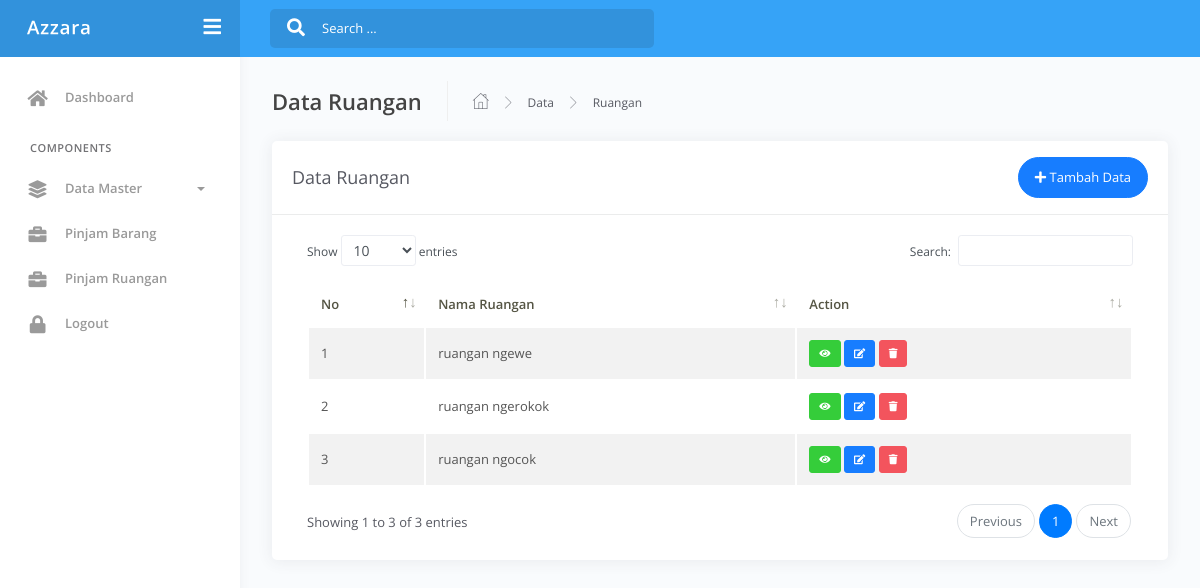
Page /admin/index.php?view=dataruangan on the committed database.
### tables this page shows
CREATE TABLE `ruangan` (
  `id` int(11) NOT NULL,
  `nama_ruangan` varchar(50) NOT NULL,
  `deskripsi` varchar(255) NOT NULL,
  `foto` varchar(255) NOT NULL,
  `status` varchar(50) NOT NULL
);

### admin/master/ruangan/dataruangan.php (the view, shortened to what this page needs)
<div class="main-panel">
			<div class="content">
				<div class="page-inner">
					<div class="page-header">
						<h4 class="page-title">Data Ruangan</h4>
						<ul class="breadcrumbs">
							<li class="nav-home">
								<a href="#">
									<i class="flaticon-home"></i>
								</a>
							</li>
							<li class="separator">
								<i class="flaticon-right-arrow"></i>
							</li>
							<li class="nav-item">
								<a href="#">Data</a>
							</li>
							<li class="separator">
								<i class="flaticon-right-arrow"></i>
							</li>
							<li class="nav-item">
								<a href="#">Ruangan</a>
							</li>
						</ul>
					</div>
					<div class="row">
						<div class="col-md-12">
							<div class="card">
								<div class="card-header">
									<div class="d-flex align-items-center">
										<h4 class="card-title">Data Ruangan</h4>
										<button class="btn btn-primary btn-round ml-auto" data-toggle="modal" data-target="#modalAddRuangan">
											<i class="fa fa-plus"></i>
											Tambah Data
										</button>
									</div>
								</div>
								<div class="card-body">
									<div class="table-responsive">
										<table id="add-row" class="display table table-striped table-hover" >
											<thead>
												<tr>
													<th>No</th>
													<th>Nama Ruangan</th>
													<th>Action</th>
												</tr>
											</thead>
											<tbody>
												<?php
													$no = 1;
													$query = mysqli_query($conn,'SELECT * from ruangan');
													while ($ruangan = mysqli_fetch_array($query)) {
												?>
												<tr>
													<td><?php echo $no++ ?></td>
													<td><?php echo $ruangan['nama_ruangan'] ?></td>
													<td>
														<a href="#modalDetailRuangan<?php echo $ruangan['id'] ?>"  data-toggle="modal" title="Detail" class="btn btn-xs btn-success"><i class="fa fa-eye"></i></a>
														<a href="#modalEditRuangan<?php echo $ruangan['id'] ?>"  data-toggle="modal" title="Edit" class="btn btn-xs btn-primary"><i class="fa fa-edit"></i></a>
														<a href="#modalHapusRuangan<?php echo $ruangan['id'] ?>"  data-toggle="modal" title="Hapus" class="btn btn-xs btn-danger"><i class="fa fa-trash"></i></a>
													</td>
												</tr>
											<?php } ?>
											</tbody>
										</table>
									</div>
								</div>
							</div>
						</div>
					</div>
				</div>
			</div>
		</div>

### rows in the picture
ruangan: nama_ruangan "ruangan ngewe"
ruangan: nama_ruangan "ruangan ngerokok"
ruangan: nama_ruangan "ruangan ngocok"
